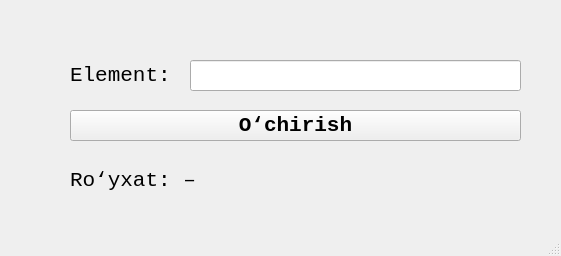
<?xml version="1.0" encoding="UTF-8"?>
<ui version="4.0">
 <class>MainWindow</class>
 <widget class="QMainWindow" name="MainWindow">
  <property name="geometry">
   <rect>
    <x>0</x>
    <y>0</y>
    <width>561</width>
    <height>256</height>
   </rect>
  </property>
  <property name="windowTitle">
   <string>MainWindow</string>
  </property>
  <widget class="QWidget" name="centralwidget">
   <widget class="QLabel" name="label">
    <property name="geometry">
     <rect>
      <x>70</x>
      <y>60</y>
      <width>101</width>
      <height>31</height>
     </rect>
    </property>
    <property name="font">
     <font>
      <family>Consolas</family>
      <pointsize>16</pointsize>
     </font>
    </property>
    <property name="text">
     <string>Element:</string>
    </property>
   </widget>
   <widget class="QLineEdit" name="lineItem">
    <property name="geometry">
     <rect>
      <x>190</x>
      <y>60</y>
      <width>331</width>
      <height>31</height>
     </rect>
    </property>
   </widget>
   <widget class="QPushButton" name="btnRemove">
    <property name="geometry">
     <rect>
      <x>70</x>
      <y>110</y>
      <width>451</width>
      <height>31</height>
     </rect>
    </property>
    <property name="font">
     <font>
      <family>Consolas</family>
      <pointsize>16</pointsize>
      <weight>75</weight>
      <bold>true</bold>
     </font>
    </property>
    <property name="text">
     <string>O‘chirish</string>
    </property>
   </widget>
   <widget class="QLabel" name="lblList">
    <property name="geometry">
     <rect>
      <x>70</x>
      <y>160</y>
      <width>451</width>
      <height>41</height>
     </rect>
    </property>
    <property name="font">
     <font>
      <family>Consolas</family>
      <pointsize>16</pointsize>
     </font>
    </property>
    <property name="text">
     <string>Ro‘yxat: –</string>
    </property>
   </widget>
  </widget>
  <widget class="QMenuBar" name="menubar">
   <property name="geometry">
    <rect>
     <x>0</x>
     <y>0</y>
     <width>561</width>
     <height>21</height>
    </rect>
   </property>
  </widget>
  <widget class="QStatusBar" name="statusbar"/>
 </widget>
 <resources/>
 <connections/>
</ui>
